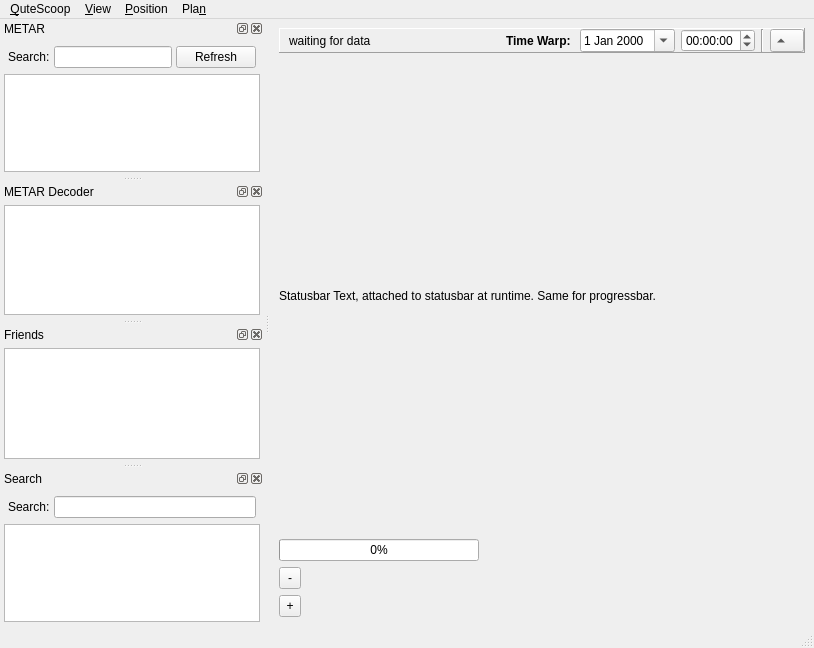
<?xml version="1.0" encoding="UTF-8"?>
<ui version="4.0">
 <class>MainWindow</class>
 <widget class="QMainWindow" name="MainWindow">
  <property name="geometry">
   <rect>
    <x>0</x>
    <y>0</y>
    <width>814</width>
    <height>648</height>
   </rect>
  </property>
  <property name="windowTitle">
   <string>QuteScoop</string>
  </property>
  <property name="windowIcon">
   <iconset resource="Resources.qrc">
    <normaloff>:/icons/qutescoop.png</normaloff>:/icons/qutescoop.png</iconset>
  </property>
  <widget class="QWidget" name="centralwidget">
   <layout class="QVBoxLayout" name="verticalLayout">
    <item>
     <widget class="QFrame" name="framePredict">
      <property name="sizePolicy">
       <sizepolicy hsizetype="Preferred" vsizetype="Maximum">
        <horstretch>0</horstretch>
        <verstretch>0</verstretch>
       </sizepolicy>
      </property>
      <property name="frameShape">
       <enum>QFrame::Panel</enum>
      </property>
      <property name="frameShadow">
       <enum>QFrame::Raised</enum>
      </property>
      <layout class="QHBoxLayout" name="horizontalLayout">
       <property name="topMargin">
        <number>0</number>
       </property>
       <property name="rightMargin">
        <number>0</number>
       </property>
       <property name="bottomMargin">
        <number>0</number>
       </property>
       <item>
        <widget class="QLabel" name="lblWarpInfo">
         <property name="text">
          <string>waiting for data</string>
         </property>
        </widget>
       </item>
       <item>
        <spacer name="horizontalSpacer">
         <property name="orientation">
          <enum>Qt::Horizontal</enum>
         </property>
         <property name="sizeHint" stdset="0">
          <size>
           <width>40</width>
           <height>20</height>
          </size>
         </property>
        </spacer>
       </item>
       <item>
        <widget class="QLabel" name="label_3">
         <property name="font">
          <font>
           <weight>75</weight>
           <bold>true</bold>
          </font>
         </property>
         <property name="text">
          <string>Time Warp: </string>
         </property>
        </widget>
       </item>
       <item>
        <widget class="QDateEdit" name="datePredictTime">
         <property name="wrapping">
          <bool>true</bool>
         </property>
         <property name="calendarPopup">
          <bool>true</bool>
         </property>
         <property name="timeSpec">
          <enum>Qt::UTC</enum>
         </property>
        </widget>
       </item>
       <item>
        <widget class="QTimeEdit" name="timePredictTime">
         <property name="wrapping">
          <bool>true</bool>
         </property>
        </widget>
       </item>
       <item>
        <widget class="Line" name="line">
         <property name="orientation">
          <enum>Qt::Vertical</enum>
         </property>
        </widget>
       </item>
       <item>
        <widget class="QToolButton" name="tbDisablePredict">
         <property name="text">
          <string/>
         </property>
         <property name="toolButtonStyle">
          <enum>Qt::ToolButtonTextBesideIcon</enum>
         </property>
         <property name="arrowType">
          <enum>Qt::UpArrow</enum>
         </property>
        </widget>
       </item>
      </layout>
     </widget>
    </item>
    <item>
     <widget class="QLabel" name="lblStatus">
      <property name="text">
       <string>Statusbar Text, attached to statusbar at runtime. Same for progressbar.</string>
      </property>
     </widget>
    </item>
    <item>
     <widget class="QProgressBar" name="progressBar">
      <property name="maximumSize">
       <size>
        <width>200</width>
        <height>16777215</height>
       </size>
      </property>
      <property name="value">
       <number>0</number>
      </property>
     </widget>
    </item>
    <item>
     <widget class="QToolButton" name="tbZoomOut">
      <property name="maximumSize">
       <size>
        <width>22</width>
        <height>22</height>
       </size>
      </property>
      <property name="text">
       <string>-</string>
      </property>
     </widget>
    </item>
    <item>
     <widget class="QToolButton" name="tbZoomIn">
      <property name="maximumSize">
       <size>
        <width>22</width>
        <height>22</height>
       </size>
      </property>
      <property name="text">
       <string>+</string>
      </property>
     </widget>
    </item>
   </layout>
  </widget>
  <widget class="QMenuBar" name="menubar">
   <property name="geometry">
    <rect>
     <x>0</x>
     <y>0</y>
     <width>814</width>
     <height>29</height>
    </rect>
   </property>
   <property name="statusTip">
    <string notr="true"/>
   </property>
   <widget class="QMenu" name="menuQutescoop">
    <property name="statusTip">
     <string notr="true"/>
    </property>
    <property name="title">
     <string>&amp;QuteScoop</string>
    </property>
    <addaction name="actionAbout"/>
    <addaction name="actionAboutQt"/>
    <addaction name="separator"/>
    <addaction name="actionPreferences"/>
    <addaction name="separator"/>
    <addaction name="actionDownload"/>
    <addaction name="actionQuit"/>
   </widget>
   <widget class="QMenu" name="menuView">
    <property name="statusTip">
     <string notr="true"/>
    </property>
    <property name="title">
     <string>&amp;View</string>
    </property>
    <addaction name="actionShowSearch"/>
    <addaction name="actionShowMetars"/>
    <addaction name="actionShowFriendsDock"/>
    <addaction name="actionHideAllWindows"/>
    <addaction name="separator"/>
    <addaction name="actionDisplayAllFlightPaths"/>
    <addaction name="actionClearAllFlightPaths"/>
    <addaction name="separator"/>
    <addaction name="actionToggleFullscreen"/>
    <addaction name="separator"/>
    <addaction name="actionDisplayAllFirs"/>
    <addaction name="actionShowInactiveAirports"/>
   </widget>
   <widget class="QMenu" name="menuPlan">
    <property name="statusTip">
     <string notr="true"/>
    </property>
    <property name="title">
     <string>Pla&amp;n</string>
    </property>
    <addaction name="actionPlanFlight"/>
    <addaction name="separator"/>
    <addaction name="actionPredict"/>
    <addaction name="actionBookedAtc"/>
   </widget>
   <widget class="QMenu" name="menuPosition">
    <property name="title">
     <string>&amp;Position</string>
    </property>
    <widget class="QMenu" name="menuRemember">
     <property name="title">
      <string>Remember</string>
     </property>
     <addaction name="actionRemember_2"/>
     <addaction name="separator"/>
     <addaction name="actionRememberPosition"/>
     <addaction name="actionRememberMapPosition2"/>
     <addaction name="actionRememberMapPosition3"/>
     <addaction name="actionRememberMapPosition4"/>
     <addaction name="actionRememberMapPosition5"/>
     <addaction name="actionRememberMapPosition6"/>
     <addaction name="actionRememberMapPosition7"/>
    </widget>
    <widget class="QMenu" name="menuRecall">
     <property name="title">
      <string>Recall</string>
     </property>
     <addaction name="actionRecall_2"/>
     <addaction name="separator"/>
     <addaction name="actionRecallMapPosition"/>
     <addaction name="actionRecallMapPosition2"/>
     <addaction name="actionRecallMapPosition3"/>
     <addaction name="actionRecallMapPosition4"/>
     <addaction name="actionRecallMapPosition5"/>
     <addaction name="actionRecallMapPosition6"/>
     <addaction name="actionRecallMapPosition7"/>
    </widget>
    <addaction name="actionZoomIn"/>
    <addaction name="actionZoomOut"/>
    <addaction name="separator"/>
    <addaction name="actionMoveLeft"/>
    <addaction name="actionMoveRight"/>
    <addaction name="actionMoveUp"/>
    <addaction name="actionMoveDown"/>
    <addaction name="separator"/>
    <addaction name="menuRemember"/>
    <addaction name="menuRecall"/>
   </widget>
   <addaction name="menuQutescoop"/>
   <addaction name="menuView"/>
   <addaction name="menuPosition"/>
   <addaction name="menuPlan"/>
  </widget>
  <widget class="QStatusBar" name="statusbar"/>
  <widget class="QDockWidget" name="metarDock">
   <property name="windowTitle">
    <string>METAR</string>
   </property>
   <attribute name="dockWidgetArea">
    <number>1</number>
   </attribute>
   <widget class="QWidget" name="dockWidgetContents_2">
    <layout class="QVBoxLayout">
     <property name="spacing">
      <number>2</number>
     </property>
     <property name="margin">
      <number>4</number>
     </property>
     <item>
      <layout class="QHBoxLayout" name="_2">
       <property name="spacing">
        <number>4</number>
       </property>
       <property name="margin">
        <number>4</number>
       </property>
       <item>
        <widget class="QLabel" name="label_2">
         <property name="text">
          <string>Search:</string>
         </property>
         <property name="buddy">
          <cstring>metarEdit</cstring>
         </property>
        </widget>
       </item>
       <item>
        <widget class="QLineEdit" name="metarEdit">
         <property name="toolTip">
          <string>wildcards (*, ?) and powerful regular expressions allowed</string>
         </property>
         <property name="text">
          <string/>
         </property>
        </widget>
       </item>
       <item>
        <widget class="QPushButton" name="btnRefreshMetar">
         <property name="text">
          <string>Refresh</string>
         </property>
        </widget>
       </item>
      </layout>
     </item>
     <item>
      <widget class="QTreeView" name="metarList">
       <property name="editTriggers">
        <set>QAbstractItemView::AllEditTriggers</set>
       </property>
       <property name="rootIsDecorated">
        <bool>false</bool>
       </property>
       <property name="uniformRowHeights">
        <bool>true</bool>
       </property>
       <property name="itemsExpandable">
        <bool>false</bool>
       </property>
       <property name="sortingEnabled">
        <bool>false</bool>
       </property>
       <attribute name="headerShowSortIndicator" stdset="0">
        <bool>true</bool>
       </attribute>
      </widget>
     </item>
    </layout>
   </widget>
  </widget>
  <widget class="QDockWidget" name="metarDecoderDock">
   <property name="windowTitle">
    <string>METAR Decoder</string>
   </property>
   <attribute name="dockWidgetArea">
    <number>1</number>
   </attribute>
   <widget class="QWidget" name="dockWidgetContents_3">
    <layout class="QVBoxLayout" name="_3">
     <property name="margin">
      <number>4</number>
     </property>
     <item>
      <widget class="QTextBrowser" name="metarText">
       <property name="html">
        <string>&lt;!DOCTYPE HTML PUBLIC &quot;-//W3C//DTD HTML 4.0//EN&quot; &quot;http://www.w3.org/TR/REC-html40/strict.dtd&quot;&gt;
&lt;html&gt;&lt;head&gt;&lt;meta name=&quot;qrichtext&quot; content=&quot;1&quot; /&gt;&lt;style type=&quot;text/css&quot;&gt;
p, li { white-space: pre-wrap; }
&lt;/style&gt;&lt;/head&gt;&lt;body style=&quot; font-family:'UnDotum'; font-size:10pt; font-weight:400; font-style:normal;&quot;&gt;
&lt;p style=&quot;-qt-paragraph-type:empty; margin-top:0px; margin-bottom:0px; margin-left:0px; margin-right:0px; -qt-block-indent:0; text-indent:0px; font-family:'Lucida Grande'; font-size:13pt;&quot;&gt;&lt;/p&gt;&lt;/body&gt;&lt;/html&gt;</string>
       </property>
       <property name="acceptRichText">
        <bool>true</bool>
       </property>
       <property name="openExternalLinks">
        <bool>true</bool>
       </property>
      </widget>
     </item>
    </layout>
   </widget>
  </widget>
  <widget class="QDockWidget" name="friendsDock">
   <property name="windowTitle">
    <string>Friends</string>
   </property>
   <attribute name="dockWidgetArea">
    <number>1</number>
   </attribute>
   <widget class="QWidget" name="dockWidgetContents_4">
    <layout class="QVBoxLayout" name="_4">
     <property name="margin">
      <number>4</number>
     </property>
     <item>
      <widget class="QTreeView" name="friendsList">
       <property name="rootIsDecorated">
        <bool>false</bool>
       </property>
       <property name="uniformRowHeights">
        <bool>true</bool>
       </property>
       <property name="itemsExpandable">
        <bool>false</bool>
       </property>
       <property name="sortingEnabled">
        <bool>true</bool>
       </property>
      </widget>
     </item>
    </layout>
   </widget>
  </widget>
  <widget class="QDockWidget" name="searchDock">
   <property name="maximumSize">
    <size>
     <width>524287</width>
     <height>524287</height>
    </size>
   </property>
   <property name="allowedAreas">
    <set>Qt::AllDockWidgetAreas</set>
   </property>
   <property name="windowTitle">
    <string>Search</string>
   </property>
   <attribute name="dockWidgetArea">
    <number>1</number>
   </attribute>
   <widget class="QWidget" name="dockWidgetContents">
    <layout class="QVBoxLayout" name="_5">
     <property name="spacing">
      <number>2</number>
     </property>
     <property name="margin">
      <number>4</number>
     </property>
     <item>
      <layout class="QHBoxLayout" name="_6">
       <property name="spacing">
        <number>4</number>
       </property>
       <property name="margin">
        <number>4</number>
       </property>
       <item>
        <widget class="QLabel" name="label">
         <property name="text">
          <string>Search:</string>
         </property>
         <property name="buddy">
          <cstring>searchEdit</cstring>
         </property>
        </widget>
       </item>
       <item>
        <widget class="QLineEdit" name="searchEdit">
         <property name="toolTip">
          <string>wildcards (*, ?) and powerful regular expressions allowed</string>
         </property>
        </widget>
       </item>
      </layout>
     </item>
     <item>
      <widget class="QTreeView" name="searchResult">
       <property name="editTriggers">
        <set>QAbstractItemView::AllEditTriggers</set>
       </property>
       <property name="rootIsDecorated">
        <bool>false</bool>
       </property>
       <property name="uniformRowHeights">
        <bool>true</bool>
       </property>
       <property name="itemsExpandable">
        <bool>false</bool>
       </property>
       <property name="sortingEnabled">
        <bool>false</bool>
       </property>
       <attribute name="headerShowSortIndicator" stdset="0">
        <bool>true</bool>
       </attribute>
      </widget>
     </item>
    </layout>
   </widget>
  </widget>
  <action name="actionAbout">
   <property name="text">
    <string>&amp;About</string>
   </property>
   <property name="autoRepeat">
    <bool>false</bool>
   </property>
  </action>
  <action name="actionDownload">
   <property name="text">
    <string>&amp;Download Network Status</string>
   </property>
   <property name="shortcut">
    <string>F5</string>
   </property>
   <property name="autoRepeat">
    <bool>false</bool>
   </property>
  </action>
  <action name="actionAboutQt">
   <property name="text">
    <string>About Q&amp;T</string>
   </property>
   <property name="autoRepeat">
    <bool>false</bool>
   </property>
  </action>
  <action name="actionPreferences">
   <property name="text">
    <string>&amp;Preferences...</string>
   </property>
   <property name="autoRepeat">
    <bool>false</bool>
   </property>
  </action>
  <action name="actionQuit">
   <property name="text">
    <string>&amp;Quit</string>
   </property>
  </action>
  <action name="actionShowSearch">
   <property name="checked">
    <bool>false</bool>
   </property>
   <property name="text">
    <string>Show &amp;Search Dock</string>
   </property>
   <property name="shortcut">
    <string>F3</string>
   </property>
   <property name="autoRepeat">
    <bool>false</bool>
   </property>
  </action>
  <action name="actionToggleFullscreen">
   <property name="checkable">
    <bool>false</bool>
   </property>
   <property name="text">
    <string>&amp;Toggle Fullscreen</string>
   </property>
   <property name="shortcut">
    <string>Ctrl+F11</string>
   </property>
   <property name="autoRepeat">
    <bool>false</bool>
   </property>
  </action>
  <action name="actionClearAllFlightPaths">
   <property name="text">
    <string>&amp;Hide All Flight Routes</string>
   </property>
   <property name="shortcut">
    <string>F6</string>
   </property>
  </action>
  <action name="actionDisplayAllFlightPaths">
   <property name="text">
    <string>Show &amp;All Flight Routes</string>
   </property>
   <property name="shortcut">
    <string>Ctrl+F6</string>
   </property>
  </action>
  <action name="actionShowMetars">
   <property name="checked">
    <bool>false</bool>
   </property>
   <property name="text">
    <string>Show &amp;Metar Dock</string>
   </property>
   <property name="shortcut">
    <string>F4</string>
   </property>
  </action>
  <action name="actionZoomIn">
   <property name="text">
    <string>Zoom &amp;In</string>
   </property>
   <property name="shortcut">
    <string>Ctrl++</string>
   </property>
  </action>
  <action name="actionZoomOut">
   <property name="text">
    <string>Zoom &amp;Out</string>
   </property>
   <property name="shortcut">
    <string>Ctrl+-</string>
   </property>
  </action>
  <action name="actionRememberPosition">
   <property name="text">
    <string>Default Map Position</string>
   </property>
   <property name="shortcut">
    <string>Ctrl+1</string>
   </property>
  </action>
  <action name="actionHideAllWindows">
   <property name="text">
    <string>Hide all &amp;Windows</string>
   </property>
   <property name="shortcut">
    <string>F7</string>
   </property>
  </action>
  <action name="actionShowFriendsDock">
   <property name="text">
    <string>Show &amp;Friends Dock</string>
   </property>
   <property name="shortcut">
    <string>F2</string>
   </property>
  </action>
  <action name="actionDisplayAllFirs">
   <property name="checkable">
    <bool>true</bool>
   </property>
   <property name="text">
    <string>Display All Sector &amp;Boundaries</string>
   </property>
  </action>
  <action name="actionPlanFlight">
   <property name="text">
    <string>&amp;Routes</string>
   </property>
   <property name="shortcut">
    <string>F9</string>
   </property>
  </action>
  <action name="actionBookedAtc">
   <property name="text">
    <string>List Booked &amp;ATC</string>
   </property>
   <property name="shortcut">
    <string>Ctrl+F8</string>
   </property>
  </action>
  <action name="actionShowInactiveAirports">
   <property name="checkable">
    <bool>true</bool>
   </property>
   <property name="text">
    <string>Show I&amp;nactive Airports</string>
   </property>
  </action>
  <action name="actionPredict">
   <property name="checkable">
    <bool>true</bool>
   </property>
   <property name="checked">
    <bool>false</bool>
   </property>
   <property name="text">
    <string>&amp;Time Warp</string>
   </property>
   <property name="shortcut">
    <string>F8</string>
   </property>
  </action>
  <action name="actionRecallMapPosition">
   <property name="text">
    <string>Default Map Position</string>
   </property>
   <property name="shortcut">
    <string>Alt+1</string>
   </property>
  </action>
  <action name="actionRememberMapPosition2">
   <property name="text">
    <string>Map Position 2</string>
   </property>
   <property name="shortcut">
    <string>Ctrl+2</string>
   </property>
  </action>
  <action name="actionRecallMapPosition2">
   <property name="text">
    <string>Map Position 2</string>
   </property>
   <property name="shortcut">
    <string>Alt+2</string>
   </property>
  </action>
  <action name="actionRememberMapPosition3">
   <property name="text">
    <string>Map Position 3</string>
   </property>
   <property name="shortcut">
    <string>Ctrl+3</string>
   </property>
  </action>
  <action name="actionRecallMapPosition3">
   <property name="text">
    <string>Map Position 3</string>
   </property>
   <property name="shortcut">
    <string>Alt+3</string>
   </property>
  </action>
  <action name="actionRememberMapPosition4">
   <property name="text">
    <string>Map Position 4</string>
   </property>
   <property name="shortcut">
    <string>Ctrl+4</string>
   </property>
  </action>
  <action name="actionRecallMapPosition4">
   <property name="text">
    <string>Map Position 4</string>
   </property>
   <property name="shortcut">
    <string>Alt+4</string>
   </property>
  </action>
  <action name="actionRememberMapPosition5">
   <property name="text">
    <string>Map Position 5</string>
   </property>
   <property name="shortcut">
    <string>Ctrl+5</string>
   </property>
  </action>
  <action name="actionRememberMapPosition6">
   <property name="text">
    <string>Map Position 6</string>
   </property>
   <property name="shortcut">
    <string>Ctrl+6</string>
   </property>
  </action>
  <action name="actionRememberMapPosition7">
   <property name="text">
    <string>Map Position 7</string>
   </property>
   <property name="shortcut">
    <string>Ctrl+7</string>
   </property>
  </action>
  <action name="actionRecall_2">
   <property name="enabled">
    <bool>false</bool>
   </property>
   <property name="text">
    <string>Recall</string>
   </property>
  </action>
  <action name="actionRemember_2">
   <property name="enabled">
    <bool>false</bool>
   </property>
   <property name="text">
    <string>Remember</string>
   </property>
  </action>
  <action name="actionRecallMapPosition5">
   <property name="text">
    <string>Map Position 5</string>
   </property>
   <property name="shortcut">
    <string>Alt+5</string>
   </property>
  </action>
  <action name="actionRecallMapPosition6">
   <property name="text">
    <string>Map Position 6</string>
   </property>
   <property name="shortcut">
    <string>Alt+6</string>
   </property>
  </action>
  <action name="actionRecallMapPosition7">
   <property name="text">
    <string>Map Position 7</string>
   </property>
   <property name="shortcut">
    <string>Alt+7</string>
   </property>
  </action>
  <action name="actionMoveLeft">
   <property name="text">
    <string>Move ←</string>
   </property>
   <property name="shortcut">
    <string>Alt+Left</string>
   </property>
  </action>
  <action name="actionMoveRight">
   <property name="text">
    <string>Move →</string>
   </property>
   <property name="shortcut">
    <string>Alt+Right</string>
   </property>
  </action>
  <action name="actionMoveUp">
   <property name="text">
    <string>Move ↑</string>
   </property>
   <property name="shortcut">
    <string>Alt+Up</string>
   </property>
  </action>
  <action name="actionMoveDown">
   <property name="text">
    <string>Move ↓</string>
   </property>
   <property name="shortcut">
    <string>Alt+Down</string>
   </property>
  </action>
 </widget>
 <resources>
  <include location="Resources.qrc"/>
 </resources>
 <connections>
  <connection>
   <sender>actionQuit</sender>
   <signal>triggered()</signal>
   <receiver>MainWindow</receiver>
   <slot>close()</slot>
   <hints>
    <hint type="sourcelabel">
     <x>-1</x>
     <y>-1</y>
    </hint>
    <hint type="destinationlabel">
     <x>399</x>
     <y>299</y>
    </hint>
   </hints>
  </connection>
  <connection>
   <sender>actionShowSearch</sender>
   <signal>triggered()</signal>
   <receiver>searchDock</receiver>
   <slot>show()</slot>
   <hints>
    <hint type="sourcelabel">
     <x>-1</x>
     <y>-1</y>
    </hint>
    <hint type="destinationlabel">
     <x>143</x>
     <y>542</y>
    </hint>
   </hints>
  </connection>
  <connection>
   <sender>actionShowMetars</sender>
   <signal>triggered()</signal>
   <receiver>metarDock</receiver>
   <slot>show()</slot>
   <hints>
    <hint type="sourcelabel">
     <x>-1</x>
     <y>-1</y>
    </hint>
    <hint type="destinationlabel">
     <x>143</x>
     <y>109</y>
    </hint>
   </hints>
  </connection>
  <connection>
   <sender>actionShowFriendsDock</sender>
   <signal>triggered()</signal>
   <receiver>friendsDock</receiver>
   <slot>show()</slot>
   <hints>
    <hint type="sourcelabel">
     <x>-1</x>
     <y>-1</y>
    </hint>
    <hint type="destinationlabel">
     <x>143</x>
     <y>392</y>
    </hint>
   </hints>
  </connection>
 </connections>
</ui>
